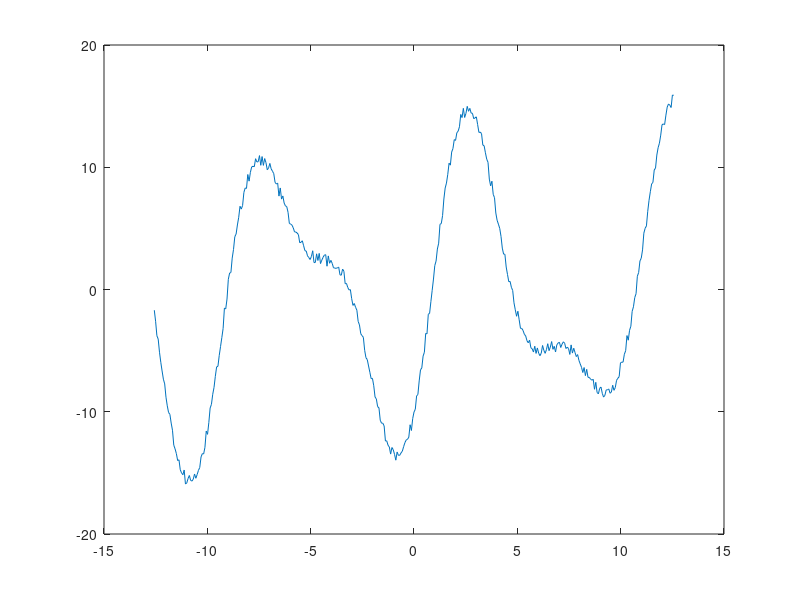

Source code (MATLAB): (Note: this script raises an error after producing the figure.)
%midterm problem 4

clear all;
load('midtermP4.mat','-ascii');
x=midtermP4(:,1);
fx=midtermP4(:,2);

figure
plot(x,fx)

a00= [-5 1 .5 10 .5 -.5]

a=fminsearch(@fn_for_SchoenrockME_P4,a00)

a1=a(1);
a2=a(2);
a3=a(3);
a4=a(4);
a5=a(5);
a6=a(6);

ffx=a1*cos(a2*x+a3)+a4*sin(a5*x+a6);
ss=(fx-ffx)'*(fx-ffx);
xc=[min(x):(max(x)-min(x))/100:max(x)]';
fxc=a1*cos(a2*xc+a3)+a4*sin(a5*xc+a6);

la00=['a00 = ',num2str(a00)];
la1=['a1 = ',num2str(a1)];
la2=['a2 = ',num2str(a2)];
la3=['a3 = ',num2str(a3)];
la4=['a4 = ',num2str(a4)];
la5=['a5 = ',num2str(a5)];
la6=['a6 = ',num2str(a6)];
lss=['sm Sq = ',num2str(ss)];
lssdp=['sm Sq DP = ',num2str(ss/size(fx,1))];

figure
hold on;
t1='Non-Linear Curve Fitting Midterm Problem 4';
t2='Data Fitted to F(x) = a1 cos(a2 x +a3) +a4 sin(a5 x +a6)';
name='B.D.Schoenrock - ';
t=[t1,'\newline',t2,'\newline',name,date];
title(t)
xlabel('x in unitless numbers')
ylabel('f(x) in unitless numbers')

plot(x,fx,'r*')
plot(xc,fxc,'b')
plot(min(xc),max(fxc),'w')
plot(min(xc),max(fxc),'w')
plot(min(xc),max(fxc),'w')
plot(min(xc),max(fxc),'w')
plot(min(xc),max(fxc),'w')
plot(min(xc),max(fxc),'w')
plot(min(xc),max(fxc),'w')
plot(min(xc),max(fxc),'w')
plot(min(xc),max(fxc),'w')

legend('raw data','fitted curve',la00,la1,la2,la3,la4,la5,la6,lss,lssdp,2);
legend('boxoff')
